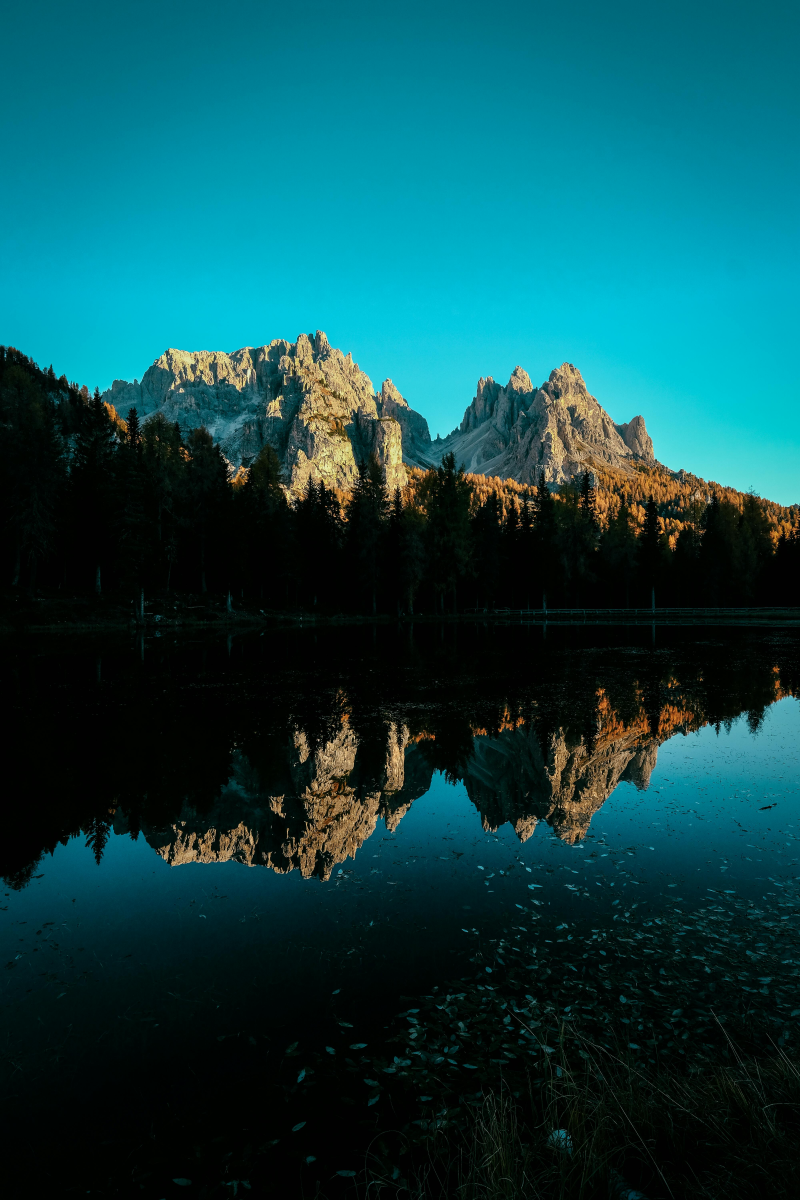
#> input picture img/ungaro.jpg, 4000 x 6000 px (shown at 1/5 size)
$ jupyter execute 04_clase.ipynb
#> lines starting #> are read from the running program, lines starting #| are printed output that depends on the picture
[cell 1]
import cv2
import numpy as np
import matplotlib.pyplot as plt

[cell 2]
img = cv2.imread('..//img/ungaro.jpg', 0)
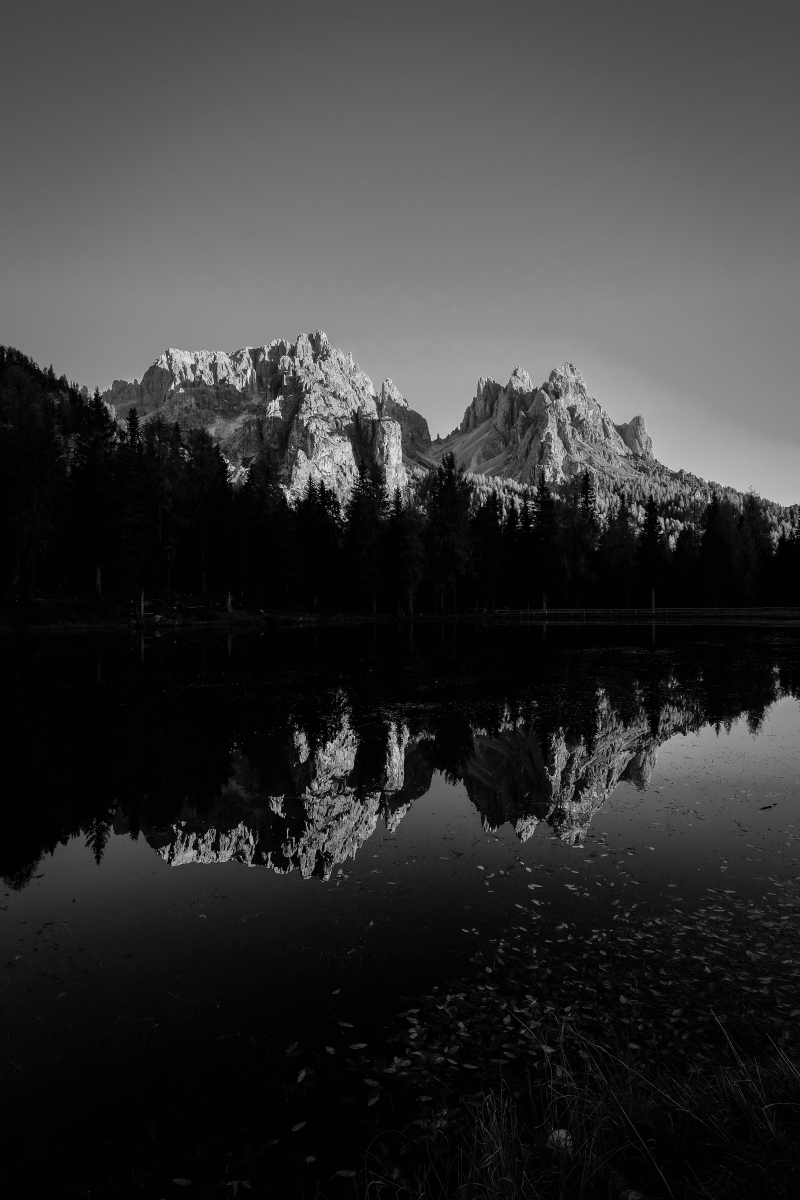
#> img: shape (6000, 4000) (shown at 1/5 size); min 0, max 255, mean 53.9
# generando imagen random en escala de grises
img2 = np.random.randint(0, 256, (300, 300), dtype=np.uint8)

_, umb_trunc = cv2.threshold(img, 127, 200, cv2.THRESH_TRUNC)
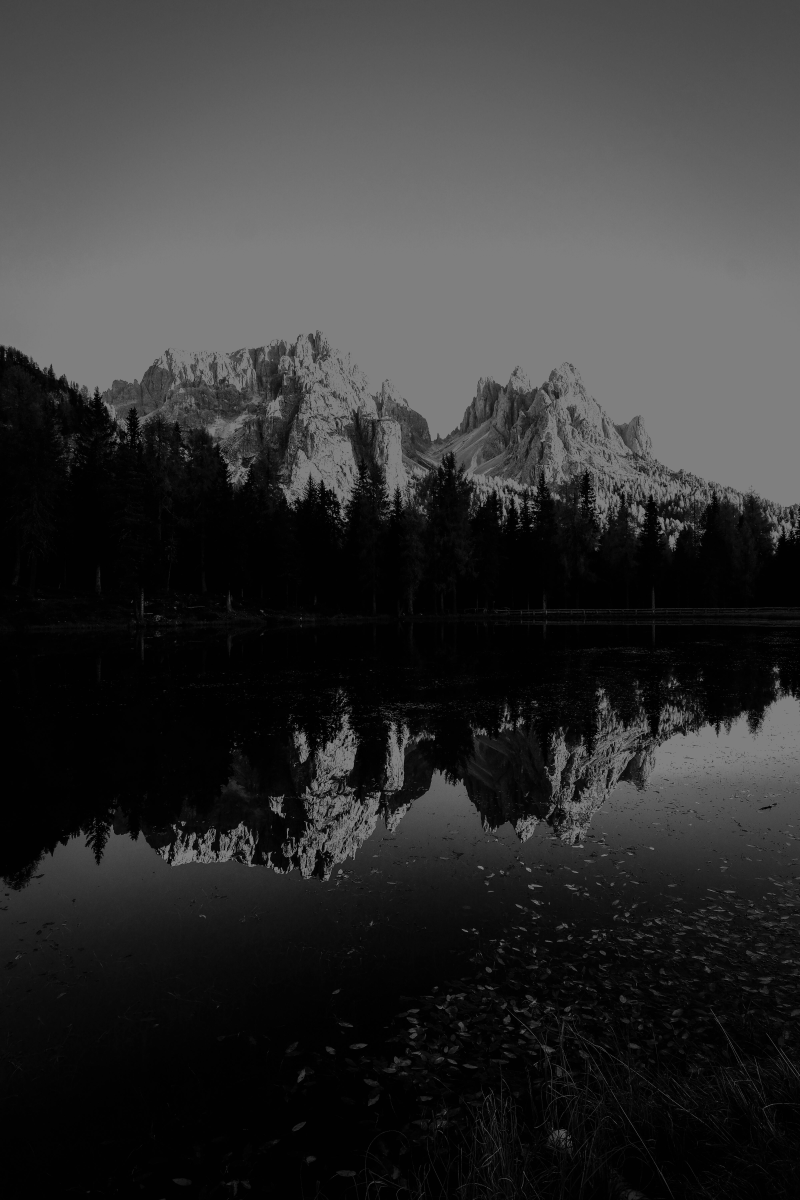
#> umb_trunc: shape (6000, 4000) (shown at 1/5 size); min 0, max 127, mean 50.8
_, umb_tozero = cv2.threshold(img, 127, 200, cv2.THRESH_TOZERO)
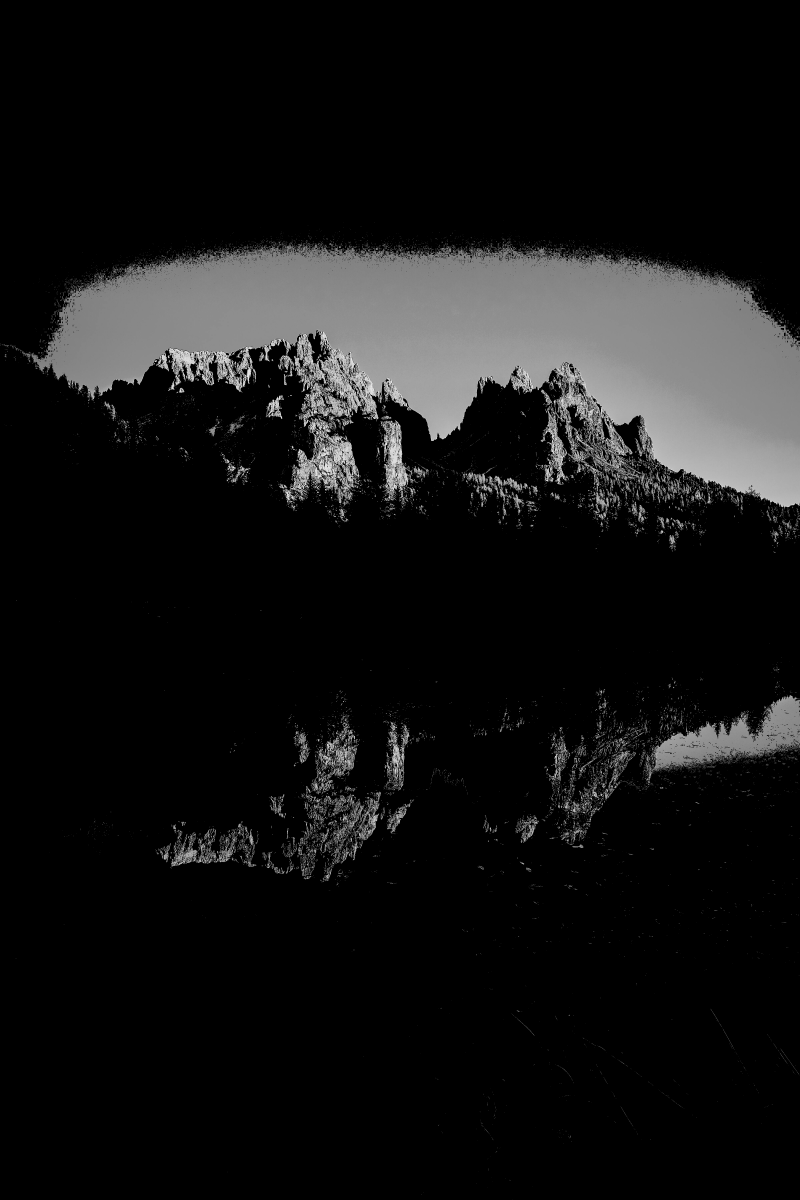
#> umb_tozero: shape (6000, 4000) (shown at 1/5 size); min 0, max 255, mean 20.3
_, umb_tozero_inv = cv2.threshold(img, 127, 200, cv2.THRESH_TOZERO_INV)
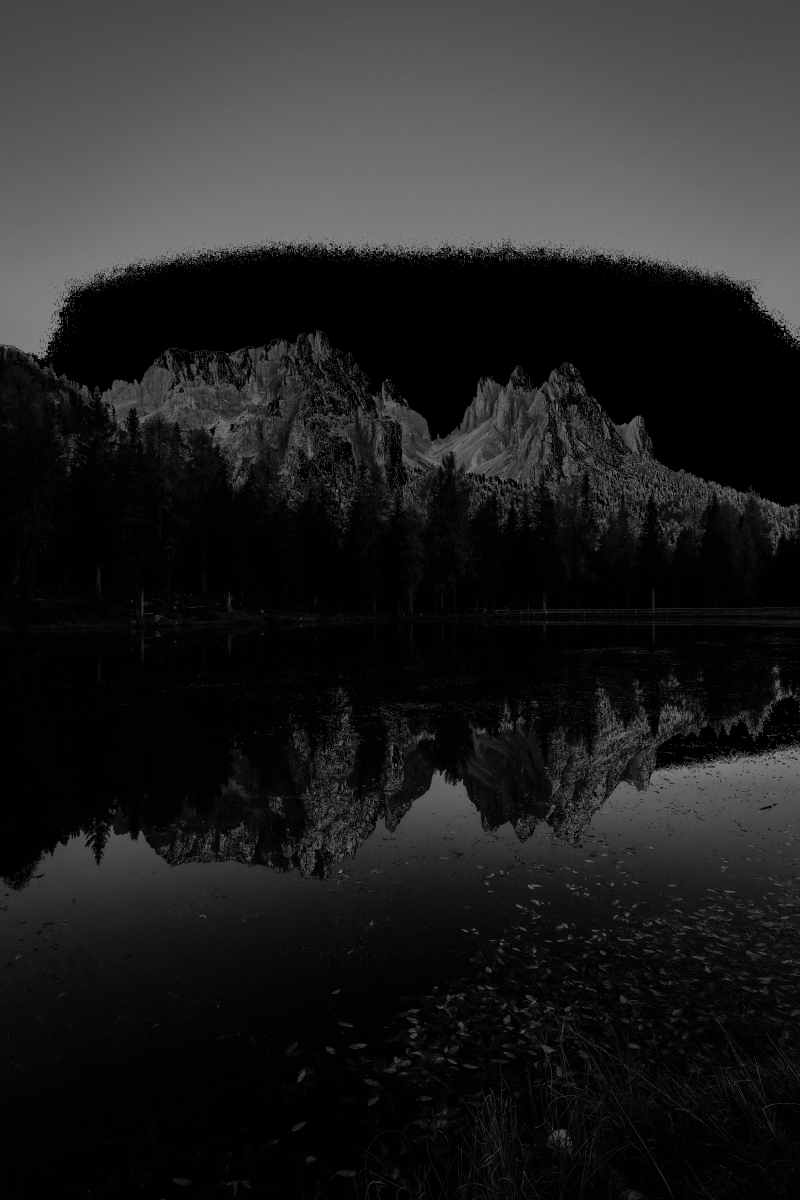
#> umb_tozero_inv: shape (6000, 4000) (shown at 1/5 size); min 0, max 127, mean 33.5


_, umb_trunc2 = cv2.threshold(img2, 127, 200, cv2.THRESH_TRUNC)
_, umb_tozero2 = cv2.threshold(img2, 127, 200, cv2.THRESH_TOZERO)
_, umb_tozero_inv2 = cv2.threshold(img2, 127, 200, cv2.THRESH_TOZERO_INV)

plt.figure(figsize = (15, 7.5))
plt.subplot(241)
plt.title('Imagen original')
plt.imshow(img, cmap='gray')

plt.subplot(242)
plt.title('Imagen trunc')
plt.imshow(umb_trunc, cmap='gray')

plt.subplot(243)
plt.title('Imagen tozero')
plt.imshow(umb_tozero, cmap='gray')

plt.subplot(244)
plt.title('Imagen tozero inv')
plt.imshow(umb_tozero_inv, cmap='gray')

plt.subplot(245)
plt.title('Imagen ruido original')
plt.imshow(img2, cmap='gray')

plt.subplot(246)
plt.title('Imagen ruido trunc')
plt.imshow(umb_trunc2, cmap='gray')

plt.subplot(247)
plt.title('Imagen ruido tozero')
plt.imshow(umb_tozero2, cmap='gray')

plt.subplot(248)
plt.title('Imagen ruido tozero inv')
plt.imshow(umb_tozero_inv2, cmap='gray')

plt.show()
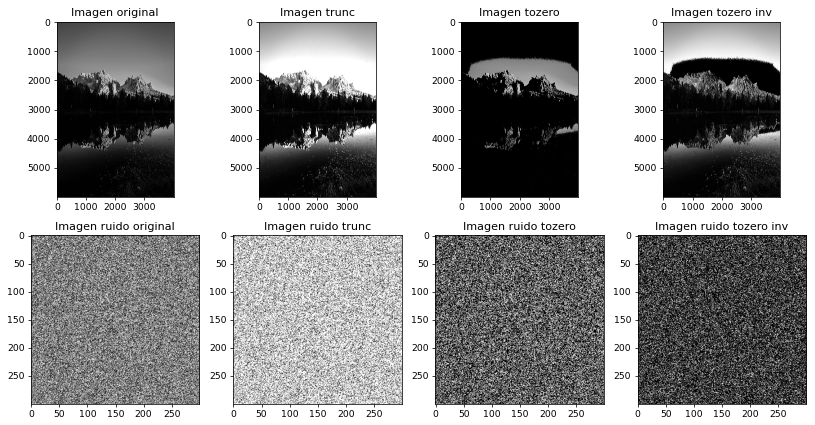
#> figure drawn by matplotlib, 8 panels

$ run again, with img/Different-LED.jpg copied over img/ungaro.jpg
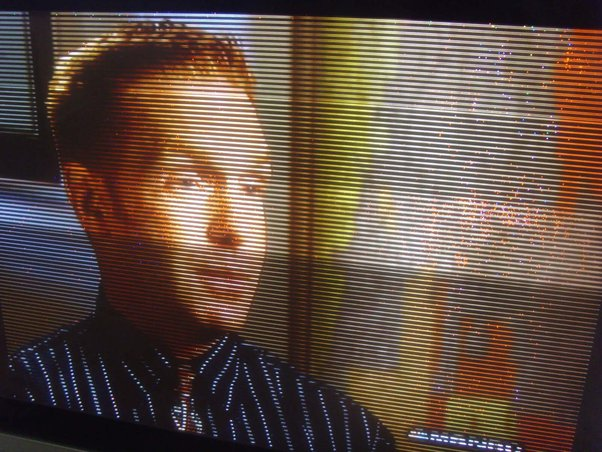
#> input picture img/Different-LED.jpg, 602 x 452 px
#> `_, umb_tozero = cv2.threshold(img, 127, 200, cv2.THRESH_TOZERO)`:
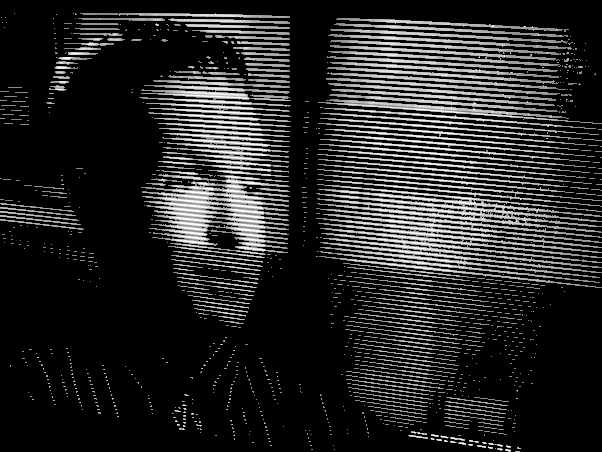
#> umb_tozero: shape (452, 602); min 0, max 255, mean 39.2
#> `_, umb_tozero_inv = cv2.threshold(img, 127, 200, cv2.THRESH_TOZERO_INV)`:
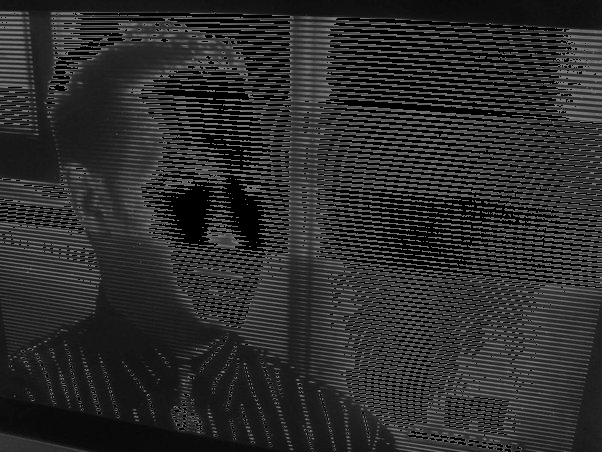
#> umb_tozero_inv: shape (452, 602); min 0, max 127, mean 44.6
